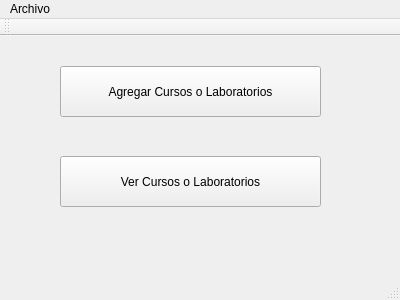
<?xml version="1.0" encoding="UTF-8"?>
<ui version="4.0">
 <class>MainWindow</class>
 <widget class="QMainWindow" name="MainWindow">
  <property name="geometry">
   <rect>
    <x>0</x>
    <y>0</y>
    <width>400</width>
    <height>300</height>
   </rect>
  </property>
  <property name="windowTitle">
   <string>MainWindow</string>
  </property>
  <widget class="QWidget" name="centralWidget">
   <widget class="QPushButton" name="pushButton">
    <property name="geometry">
     <rect>
      <x>60</x>
      <y>30</y>
      <width>261</width>
      <height>51</height>
     </rect>
    </property>
    <property name="text">
     <string>Agregar Cursos o Laboratorios</string>
    </property>
   </widget>
   <widget class="QPushButton" name="pushButton_2">
    <property name="geometry">
     <rect>
      <x>60</x>
      <y>120</y>
      <width>261</width>
      <height>51</height>
     </rect>
    </property>
    <property name="text">
     <string>Ver Cursos o Laboratorios</string>
    </property>
   </widget>
  </widget>
  <widget class="QMenuBar" name="menuBar">
   <property name="geometry">
    <rect>
     <x>0</x>
     <y>0</y>
     <width>400</width>
     <height>21</height>
    </rect>
   </property>
   <widget class="QMenu" name="menuSistema_de_Registro_Programacion">
    <property name="title">
     <string>Archivo</string>
    </property>
    <addaction name="actionGuardar"/>
    <addaction name="actionAbrir"/>
   </widget>
   <addaction name="menuSistema_de_Registro_Programacion"/>
  </widget>
  <widget class="QToolBar" name="mainToolBar">
   <attribute name="toolBarArea">
    <enum>TopToolBarArea</enum>
   </attribute>
   <attribute name="toolBarBreak">
    <bool>false</bool>
   </attribute>
  </widget>
  <widget class="QStatusBar" name="statusBar"/>
  <action name="actionGuardar">
   <property name="text">
    <string>Guardar</string>
   </property>
  </action>
  <action name="actionAbrir">
   <property name="text">
    <string>Abrir</string>
   </property>
  </action>
 </widget>
 <layoutdefault spacing="6" margin="11"/>
 <resources/>
 <connections>
  <connection>
   <sender>pushButton</sender>
   <signal>clicked()</signal>
   <receiver>MainWindow</receiver>
   <slot>abrirAgregarClase()</slot>
   <hints>
    <hint type="sourcelabel">
     <x>223</x>
     <y>74</y>
    </hint>
    <hint type="destinationlabel">
     <x>329</x>
     <y>46</y>
    </hint>
   </hints>
  </connection>
  <connection>
   <sender>pushButton_2</sender>
   <signal>clicked()</signal>
   <receiver>MainWindow</receiver>
   <slot>abrirVerClase()</slot>
   <hints>
    <hint type="sourcelabel">
     <x>193</x>
     <y>176</y>
    </hint>
    <hint type="destinationlabel">
     <x>262</x>
     <y>134</y>
    </hint>
   </hints>
  </connection>
 </connections>
 <slots>
  <slot>abrirAgregarClase()</slot>
  <slot>abrirVerClase()</slot>
 </slots>
</ui>
